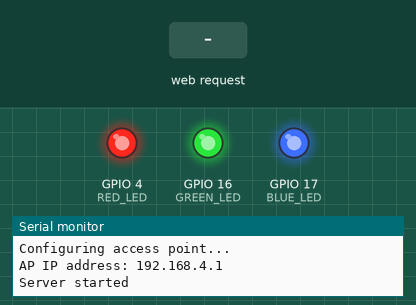
The sketch below on a simulated ESP32. Parts: output pins drawn as LEDs (lit = HIGH), the last lines printed to the serial monitor. Inputs (shaded band) come from the test bench.

Above: at 1.2 s.
1.3 s: HTTP request GET /RO received
At 2.0 s:
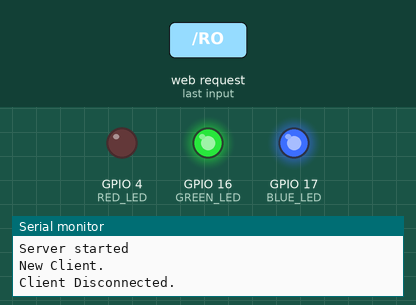
2.8 s: HTTP request GET /GO received
At 3.2 s:
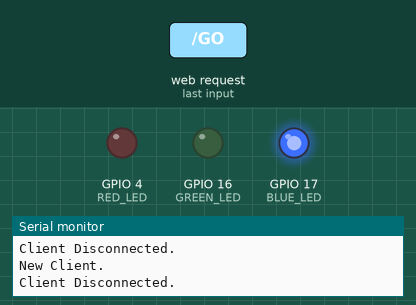
4.3 s: HTTP request GET /RF received
At 5.5 s:
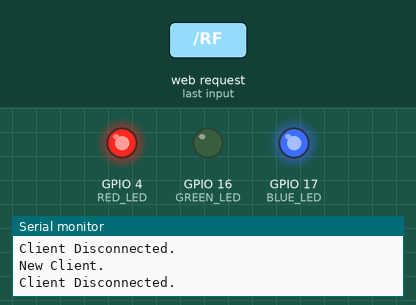
5.8 s: HTTP request GET /BO received
At 6.6 s:
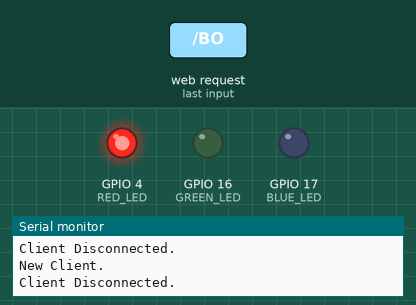
7.3 s: HTTP request GET /GF received
At 7.8 s:
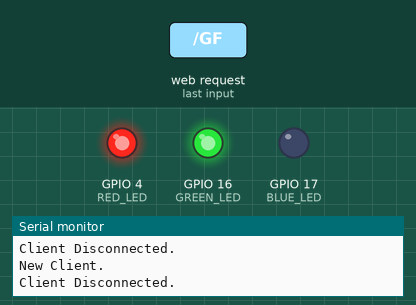
8.8 s: HTTP request GET /BF received
At 10.1 s:
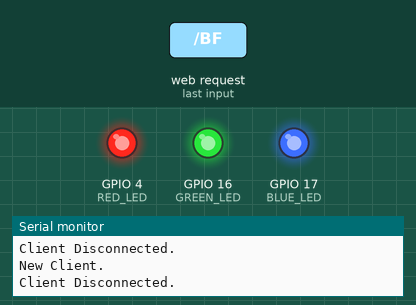
Timing chart, 0 to 11.3 s (numbered marks = the images above; inputs shaded):
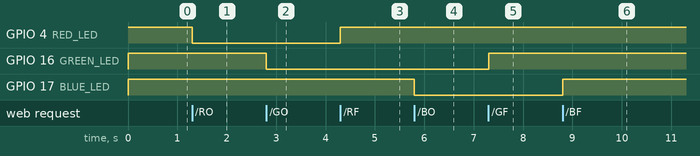

Measured:
- after the input at 1.3 s, GPIO 4 (RED_LED): HIGH → LOW at once
- after the input at 2.8 s, GPIO 16 (GREEN_LED): HIGH → LOW at once
- after the input at 4.3 s, GPIO 4 (RED_LED): LOW → HIGH at once
- after the input at 5.8 s, GPIO 17 (BLUE_LED): HIGH → LOW at once
- after the input at 7.3 s, GPIO 16 (GREEN_LED): LOW → HIGH at once
- after the input at 8.8 s, GPIO 17 (BLUE_LED): LOW → HIGH at once

The sketch:

LED_on-off_Webserver.ino
```cpp
/*
  WiFiAccessPoint.ino creates a WiFi access point and provides a web server on it.

  Steps:
  1. Connect to the access point "led_controller"
  2. Point your web browser to http://192.168.4.1/H to turn the LED on or http://192.168.4.1/L to turn it off
     OR
     Run raw TCP "GET /RO" and "GET /RF" etc. on PuTTY terminal with 192.168.4.1 as IP address and 80 as port

  Created for arduino-esp32 on 04 July, 2018
  by Elochukwu Ifediora (fedy0)

  Modified by: Giddy-Up224
  Date: Nov. 2025
*/

#include <WiFi.h>
#include <NetworkClient.h>
#include <WiFiAP.h>

#define RED_LED 4
#define GREEN_LED 16
#define BLUE_LED 17


// Set these to your desired credentials.
const char *ssid = "led_controller";
const char *password = "87654321";

NetworkServer server(80);

void setup() {
  pinMode(RED_LED, OUTPUT);
  pinMode(GREEN_LED, OUTPUT);
  pinMode(BLUE_LED, OUTPUT);
  // Set high to turn off at startup
  digitalWrite(RED_LED, HIGH);
  digitalWrite(GREEN_LED, HIGH);
  digitalWrite(BLUE_LED, HIGH);

  Serial.begin(115200);
  Serial.println();
  Serial.println("Configuring access point...");

  // You can remove the password parameter if you want the AP to be open.
  // a valid password must have more than 7 characters
  if (!WiFi.softAP(ssid, password)) {
    log_e("Soft AP creation failed.");
    while (1)
      ;
  }
  IPAddress myIP = WiFi.softAPIP();
  Serial.print("AP IP address: ");
  Serial.println(myIP);
  server.begin();

  Serial.println("Server started");
}

void loop() {
  NetworkClient client = server.accept();  // listen for incoming clients

  if (client) {                     // if you get a client,
        String req = "";
    Serial.println("New Client.");  // print a message out the serial port
    String currentLine = "";        // make a String to hold incoming data from the client
    while (client.connected()) {    // loop while the client's connected
      if (client.available()) {     // if there's bytes to read from the client,
        char c = client.read();
                req += c;
                if (c == '\n') {
                    if (req.indexOf("GET / ") >= 0 || req.indexOf("GET /index.html") >= 0) {
                        serveHTML(client);
                    } else if (req.indexOf("GET /RO") >= 0) {
                        handleToggle(client, 'R', true);
                    } else if (req.indexOf("GET /RF") >= 0) {
                        handleToggle(client, 'R', false);
                    } else if (req.indexOf("GET /GO") >= 0) {
                        handleToggle(client, 'G', true);
                    } else if (req.indexOf("GET /GF") >= 0) {
                        handleToggle(client, 'G', false);
                    } else if (req.indexOf("GET /BO") >= 0) {
                        handleToggle(client, 'B', true);
                    } else if (req.indexOf("GET /BF") >= 0) {
                        handleToggle(client, 'B', false);
                    }
                    break;
                }
      }
    }
    // close the connection:
    client.stop();
    Serial.println("Client Disconnected.");
  }
}

const char htmlResponse[] PROGMEM = R"html(
  <!DOCTYPE html>
  <html>

  <head>
      <title>LED Control</title>
      <style>
          body {
              background-color: #050505;
              color: white;
              font-size: 22px;
          }

          .switch {
              position: relative;
              display: inline-block;
              width: 50px;
              height: 28px;
          }

          .switch input {
              opacity: 0;
              width: 0;
              height: 0;
          }

          .slider {
              position: absolute;
              cursor: pointer;
              top: 0;
              left: 0;
              right: 0;
              bottom: 0;
              background-color: #888888;
              transition: .4s;
              border-radius: 28px;
          }

          .slider:before {
              position: absolute;
              content: "";
              height: 22px;
              width: 22px;
              left: 3px;
              bottom: 3px;
              background-color: white;
              transition: .4s;
              border-radius: 50%;
          }

  #red-led-toggle:checked+.slider {
              background-color: red;
          }

  #green-led-toggle:checked+.slider {
              background-color: green;
          }

  #blue-led-toggle:checked+.slider {
              background-color: blue;
          }

          input:checked+.slider:before {
              transform: translateX(22px);
          }
      </style>
  </head>

  <body>
      <h1>LED Control Panel</h1>
      <!-- Example toggle switch for RED LED -->
      <p>
          <span style="color: red; font-weight: bold;">RED LED</span>
          <label class="switch">
              <input type="checkbox" id="red-led-toggle" onchange="toggleLED('R', this.checked)">
              <span class="slider"></span>
          </label>
      </p>
      <p>
      <span style="color: green; font-weight: bold;">GREEN LED</span>
      <label class="switch">
          <input type="checkbox" id="green-led-toggle" onchange="toggleLED('G', this.checked)">
          <span class="slider"></span>
      </label>
      </p>
      <p>
      <span style="color: blue; font-weight: bold;">BLUE LED</span>
      <label class="switch">
          <input type="checkbox" id="blue-led-toggle" onchange="toggleLED('B', this.checked)">
          <span class="slider"></span>
      </label>
      </p>

      <script>
          function toggleLED(color, state) {
              // color: 'R', 'G', 'B'
              // state: true (ON), false (OFF)
              var url = '/' + color + (state ? 'O' : 'F');
              fetch(url)
          }
      </script>
  </body>

              </html>
            )html";

// Handle LED toggle and send minimal response
void handleToggle(NetworkClient &client, char color, bool on) {
  int pin;
  if (color == 'R') pin = RED_LED;
  else if (color == 'G') pin = GREEN_LED;
  else if (color == 'B') pin = BLUE_LED;
  else return;

  digitalWrite(pin, on ? LOW : HIGH);

  client.println("HTTP/1.1 200 OK");
  client.println("Content-type:text/plain");
  client.println();
  client.print(color == 'R' ? "RED " : color == 'G' ? "GREEN "
                                                    : "BLUE ");
  client.print(on ? "ON" : "OFF");
  client.println();
}

// Serve the HTML page
void serveHTML(NetworkClient &client) {
  client.println("HTTP/1.1 200 OK");
  client.println("Content-type:text/html");
  client.println();
  client.print(htmlResponse);
  client.println();
}
```
